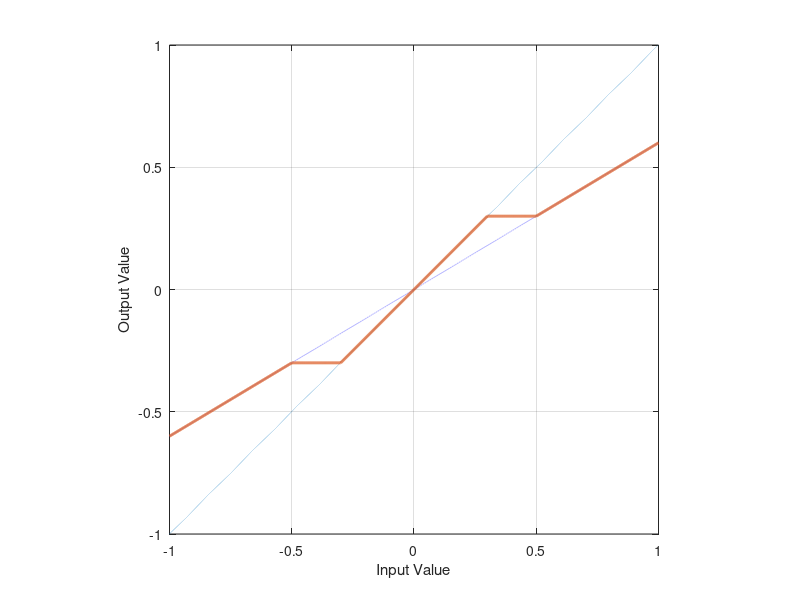

Here is the MATLAB script that generated this plot:
%================================================
% This function generates Figure 2 in the paper, whcih shows the 
% shrink operation that needs to be performed.
%================================================

function []=CompSense_Fig2()

t=0.5; gamma=0.6;
g=-1:0.001:1;
h=(abs(g)>=t).*(g*gamma)+...
    (abs(g)<t & abs(g)>=gamma*t).*(sign(g)*gamma*t)...
    +(abs(g)<gamma*t).*g;
plot(g,g,':');
grid on;
axis([-1 1 -1 1])
hold on;
plot(g,gamma*g,'b:')
axis image
h=plot(g,h);
set(h,'LineWidth',2); 
xlabel('Input Value');
ylabel('Output Value');